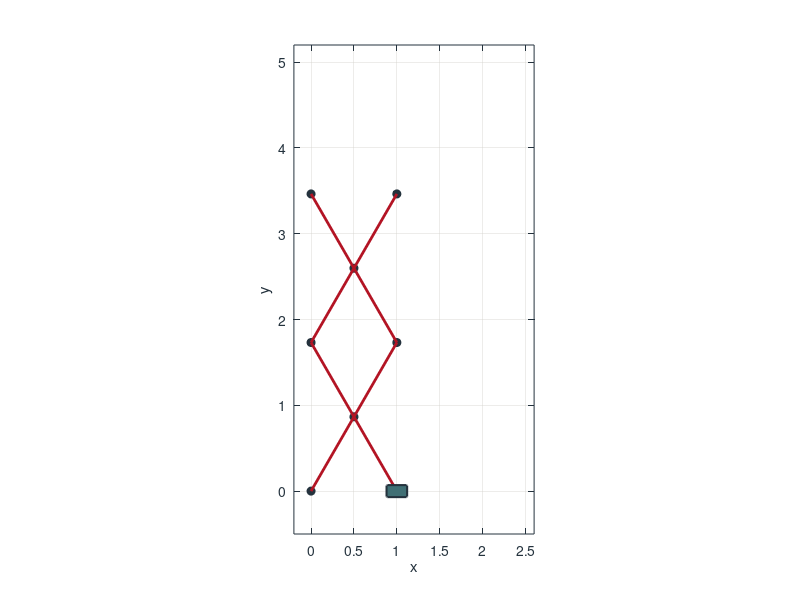

The MATLAB script that drew this image: (Note: this script raises an error after producing the figure.)
% Animate an ideal two-stage scissor driven by a horizontal slider at A.
% L is the diagonal bar length; positions use a consistent arbitrary length
% unit and vAS uses that unit per second. B remains fixed at the origin.
% Output: scissor_fork_motion.mp4 when record is true; otherwise figure only.

clear; clc;
record = true;

vAS = 0.2;
L = 2;

cycle = 1;
T = cycle * 2 * L / vAS;
dt = 0.05;
t = 0:dt:T;

ivory = [250 249 246]/255;
red   = [179 20 36]/255;
navy  = [36 50 61]/255;
teal  = [64 111 116]/255;
grey  = [210 207 202]/255;


vA = zeros(size(t));
vA(1) = vAS;
pA = zeros(numel(t),2);
pA(1,:) = [1 0];
pB = zeros(numel(t),2);

% Reverse the prescribed slider speed near each travel limit.
% These margins avoid the fully folded or extended singular configurations.
for k = 1:numel(t) - 1
    if pA(k,1) >= (L-0.05) || pA(k,1) <= (pB(1) + 0.05)
        vA(k+1) = -vA(k);
    else
        vA(k+1) = vA(k);
    end

    pA(k+1, 1) = pA(k, 1) + vA(k+1) * dt;
end

% Each stage has the same height; crossing pivots lie at bar midpoints.
H = sqrt(L^2 - pA(:,1).^2);
pD = [pB(:,1) H];
pC = [pA(:,1) H];
pE = [pA(:,1) 2*H];
pF = [pB(:,1) 2*H];
pJA = [(pA(:,1) + pB(:,1))/2 1/2 * H];
pJB = [(pA(:,1) + pB(:,1))/2 (1/2+1) * H];


figure('Color', ivory);
sliderW = 0.24;
sliderH = 0.14;

plot(pB(1,1), pB(1,2), 'o', ...
    'Color', navy, 'MarkerFaceColor', navy);
hold on;

A = plot(pA(1,1), pA(1,2), 'o', ...
    'Color', navy, 'MarkerFaceColor', navy);
D = plot(pD(1,1), pD(1,2), 'o', ...
    'Color', navy, 'MarkerFaceColor', navy);
C = plot(pC(1,1), pC(1,2), 'o', ...
    'Color', navy, 'MarkerFaceColor', navy);
E = plot(pE(1,1), pE(1,2), 'o', ...
    'Color', navy, 'MarkerFaceColor', navy);
F = plot(pF(1,1), pF(1,2), 'o', ...
    'Color', navy, 'MarkerFaceColor', navy);
JA = plot(pJA(1,1), pJA(1,2), 'o', ...
    'Color', navy, 'MarkerFaceColor', navy);
JB = plot(pJB(1,1), pJB(1,2), 'o', ...
    'Color', navy, 'MarkerFaceColor', navy);

AD = plot([pA(1,1) pD(1,1)], [pA(1,2) pD(1,2)], ...
    '-', 'Color', red, 'LineWidth', 2);
BC = plot([pB(1,1) pC(1,1)], [pB(1,2) pC(1,2)], ...
    '-', 'Color', red, 'LineWidth', 2);
DE = plot([pD(1,1) pE(1,1)], [pD(1,2) pE(1,2)], ...
    '-', 'Color', red, 'LineWidth', 2);
CF = plot([pC(1,1) pF(1,1)], [pC(1,2) pF(1,2)], ...
    '-', 'Color', red, 'LineWidth', 2);

sliderA = rectangle( ...
    'Position', [pA(1,1)-sliderW/2, ...
    pA(1,2)-sliderH/2, ...
    sliderW, sliderH], ...
    'FaceColor', teal, ...
    'EdgeColor', navy, ...
    'LineWidth', 1.5, ...
    'Curvature', [0.1 0.1]);

axis equal;
axis([-0.2 L*1.3 -0.5 2*L*1.3]);

xlabel('x');
ylabel('y');
grid on;


ax = gca;
set(ax, ...
    'Color', ivory, ...
    'XColor', navy, ...
    'YColor', navy, ...
    'GridColor', grey, ...
    'GridAlpha', 0.4);


% Export one frame per time sample. Playback uses FrameRate, not dt;
% changing either independently changes video speed relative to model time.
if record
    v = VideoWriter("scissor_fork_motion.mp4", 'MPEG-4');
    v.FrameRate = 25;
    open(v);
end


% Reuse graphics handles rather than creating new objects at every frame.
for k = 1:numel(t)
    set(A, 'XData', pA(k,1), 'YData', pA(k,2));
    set(D, 'XData', pD(k,1), 'YData', pD(k,2));
    set(C, 'XData', pC(k,1), 'YData', pC(k,2));
    set(E, 'XData', pE(k,1), 'YData', pE(k,2));
    set(F, 'XData', pF(k,1), 'YData', pF(k,2));
    set(JA, 'XData', pJA(k,1), 'YData', pJA(k,2));
    set(JB, 'XData', pJB(k,1), 'YData', pJB(k,2));

    set(AD, 'XData', [pA(k,1) pD(k,1)], ...
        'YData', [pA(k,2) pD(k,2)]);
    set(BC, 'XData', [pB(k,1) pC(k,1)], ...
        'YData', [pB(k,2) pC(k,2)]);
    set(DE, 'XData', [pD(k,1) pE(k,1)], ...
        'YData', [pD(k,2) pE(k,2)]);
    set(CF, 'XData', [pC(k,1) pF(k,1)], ...
        'YData', [pC(k,2) pF(k,2)]);

    set(sliderA, 'Position', ...
        [pA(k,1)-sliderW/2, ...
        pA(k,2)-sliderH/2, ...
        sliderW, sliderH]);

    drawnow;

    if record
        writeVideo(v, getframe(gcf));
    end

    pause(dt);
end

if record
    close(v);
end
